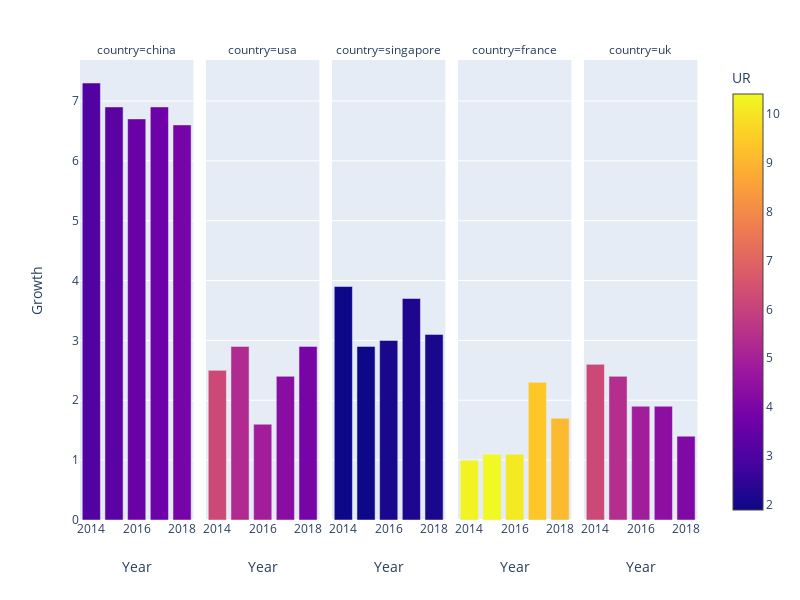

The code cell stored with this chart in its notebook:
### Code cell
fig = px.bar(df, x='Year', y='Growth',
            color='UR', facet_col='country', width = 800)
fig.show()

### Figure 1 — Plotly figure (JSON) as saved in the notebook; plotly's stock layout.template omitted (floating-point values rounded to 4 significant figures)
{"data": [{"alignmentgroup": "True", "hoverlabel": {"namelength": 0}, "hovertemplate": "country=china<br>Year=%{x}<br>Growth=%{y}<br>UR=%{marker.color}", "legendgroup": "", "marker": {"color": [3.1, 3.3, 3.6, 3.7, 3.9], "coloraxis": "coloraxis"}, "name": "", "offsetgroup": "", "orientation": "v", "showlegend": false, "textposition": "auto", "type": "bar", "x": ["2014", "2015", "2016", "2017", "2018"], "xaxis": "x", "y": [7.3, 6.9, 6.7, 6.9, 6.6], "yaxis": "y"}, {"alignmentgroup": "True", "hoverlabel": {"namelength": 0}, "hovertemplate": "country=usa<br>Year=%{x}<br>Growth=%{y}<br>UR=%{marker.color}", "legendgroup": "", "marker": {"color": [6.2, 5.3, 4.9, 4.3, 3.9], "coloraxis": "coloraxis"}, "name": "", "offsetgroup": "", "orientation": "v", "showlegend": false, "textposition": "auto", "type": "bar", "x": ["2014", "2015", "2016", "2017", "2018"], "xaxis": "x2", "y": [2.5, 2.9, 1.6, 2.4, 2.9], "yaxis": "y2"}, {"alignmentgroup": "True", "hoverlabel": {"namelength": 0}, "hovertemplate": "country=singapore<br>Year=%{x}<br>Growth=%{y}<br>UR=%{marker.color}", "legendgroup": "", "marker": {"color": [1.9, 1.9, 2.1, 2.2, 2.1], "coloraxis": "coloraxis"}, "name": "", "offsetgroup": "", "orientation": "v", "showlegend": false, "textposition": "auto", "type": "bar", "x": ["2014", "2015", "2016", "2017", "2018"], "xaxis": "x3", "y": [3.9, 2.9, 3, 3.7, 3.1], "yaxis": "y3"}, {"alignmentgroup": "True", "hoverlabel": {"namelength": 0}, "hovertemplate": "country=france<br>Year=%{x}<br>Growth=%{y}<br>UR=%{marker.color}", "legendgroup": "", "marker": {"color": [10.3, 10.4, 10.1, 9.4, 9.1], "coloraxis": "coloraxis"}, "name": "", "offsetgroup": "", "orientation": "v", "showlegend": false, "textposition": "auto", "type": "bar", "x": ["2014", "2015", "2016", "2017", "2018"], "xaxis": "x4", "y": [1, 1.1, 1.1, 2.3, 1.7], "yaxis": "y4"}, {"alignmentgroup": "True", "hoverlabel": {"namelength": 0}, "hovertemplate": "country=uk<br>Year=%{x}<br>Growth=%{y}<br>UR=%{marker.color}", "legendgroup": "", "marker": {"color": [6.2, 5.4, 4.9, 4.4, 4.1], "coloraxis": "coloraxis"}, "name": "", "offsetgroup": "", "orientation": "v", "showlegend": false, "textposition": "auto", "type": "bar", "x": ["2014", "2015", "2016", "2017", "2018"], "xaxis": "x5", "y": [2.6, 2.4, 1.9, 1.9, 1.4], "yaxis": "y5"}], "layout": {"annotations": [{"font": {}, "showarrow": false, "text": "country=china", "x": 0.09, "xanchor": "center", "xref": "paper", "y": 1, "yanchor": "bottom", "yref": "paper"}, {"font": {}, "showarrow": false, "text": "country=usa", "x": 0.29, "xanchor": "center", "xref": "paper", "y": 1, "yanchor": "bottom", "yref": "paper"}, {"font": {}, "showarrow": false, "text": "country=singapore", "x": 0.49, "xanchor": "center", "xref": "paper", "y": 1, "yanchor": "bottom", "yref": "paper"}, {"font": {}, "showarrow": false, "text": "country=france", "x": 0.69, "xanchor": "center", "xref": "paper", "y": 1, "yanchor": "bottom", "yref": "paper"}, {"font": {}, "showarrow": false, "text": "country=uk", "x": 0.89, "xanchor": "center", "xref": "paper", "y": 1, "yanchor": "bottom", "yref": "paper"}], "barmode": "relative", "coloraxis": {"colorbar": {"title": {"text": "UR"}}, "colorscale": [[0, "#0d0887"], [0.1111, "#46039f"], [0.2222, "#7201a8"], [0.3333, "#9c179e"], [0.4444, "#bd3786"], [0.5556, "#d8576b"], [0.6667, "#ed7953"], [0.7778, "#fb9f3a"], [0.8889, "#fdca26"], [1, "#f0f921"]]}, "height": 600, "legend": {"tracegroupgap": 0}, "margin": {"t": 60}, "width": 800, "xaxis": {"anchor": "y", "domain": [0, 0.18], "title": {"text": "Year"}}, "xaxis2": {"anchor": "y2", "domain": [0.2, 0.38], "matches": "x", "title": {"text": "Year"}}, "xaxis3": {"anchor": "y3", "domain": [0.4, 0.58], "matches": "x", "title": {"text": "Year"}}, "xaxis4": {"anchor": "y4", "domain": [0.6, 0.78], "matches": "x", "title": {"text": "Year"}}, "xaxis5": {"anchor": "y5", "domain": [0.8, 0.98], "matches": "x", "title": {"text": "Year"}}, "yaxis": {"anchor": "x", "domain": [0, 1], "title": {"text": "Growth"}}, "yaxis2": {"anchor": "x2", "domain": [0, 1], "matches": "y", "showticklabels": false}, "yaxis3": {"anchor": "x3", "domain": [0, 1], "matches": "y", "showticklabels": false}, "yaxis4": {"anchor": "x4", "domain": [0, 1], "matches": "y", "showticklabels": false}, "yaxis5": {"anchor": "x5", "domain": [0, 1], "matches": "y", "showticklabels": false}}}
